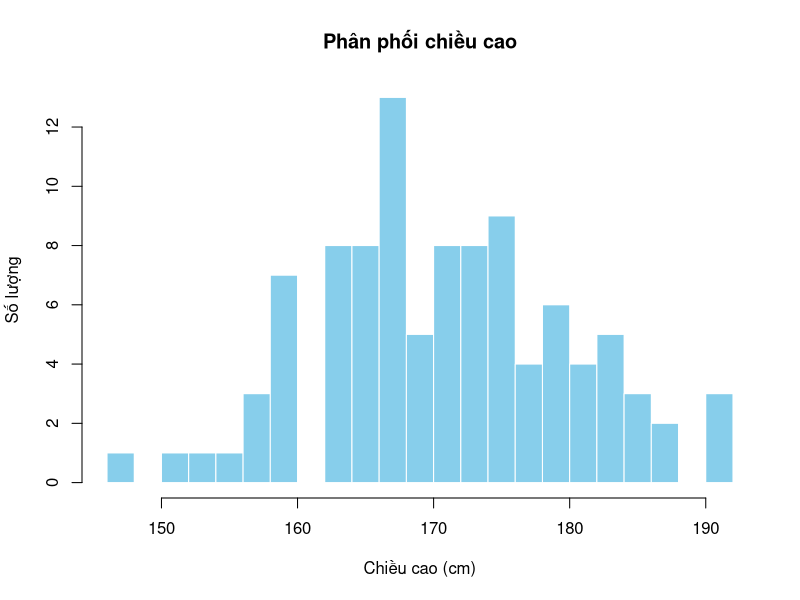

Generate this figure with R:
# Mô phỏng biến ngẫu nhiên trong R

# 2.2.1 Biến ngẫu nhiên rời rạc

#heads= mặt ngửa, tails= mặt sấp
set.seed(123)
coin_flips <- sample(c("heads", "tails"), size=10, replace = 10 )
print(coin_flips)

# 2.2.2 Biến ngẫu nhiên liên tục

# Tạo một mẫu ngẫu nhiên của chiều cao theo phân phối chuẩn
# Giả sử tr bình chiều cao nam giới là 170cm và độ lệch
set.seed(123)
heights <- rnorm(n=100, mean=170, sd =10)

head(heights,10)

hist(heights, breaks = 20, main = "Phân phối chiều cao",
     xlab = "Chiều cao (cm)", ylab="Số lượng", col="skyblue", border="white")

